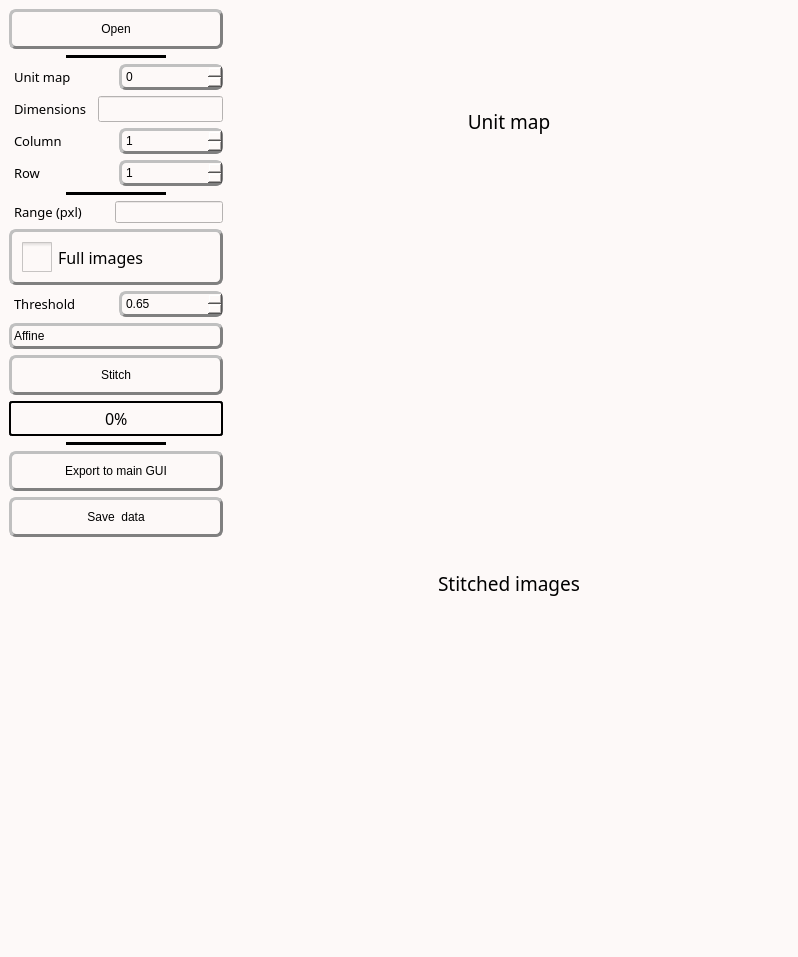
<?xml version="1.0" encoding="UTF-8"?>
<ui version="4.0">
 <class>MainWindow</class>
 <widget class="QMainWindow" name="MainWindow">
  <property name="geometry">
   <rect>
    <x>0</x>
    <y>0</y>
    <width>798</width>
    <height>957</height>
   </rect>
  </property>
  <property name="windowTitle">
   <string>2D stitching</string>
  </property>
  <property name="styleSheet">
   <string notr="true">/* Couleur du fond, label, combobox, progressbar vide et spin box */
QWidget, QLabel, QComboBox, QProgressBar, QSpinBox, QDoubleSpinBox {background-color: rgb(253, 249, 248)}

/* Couleur quand inactif */
QPushButton:disabled, QComboBox:disabled, QSpinBox:disabled, QDoubleSpinBox:disabled {background-color: rgba(243, 98, 64,150)}

/* Couleur des boutons et des selecteurs */
QPushButton, QComboBox::drop-down:button, QComboBox::down-arrow, QComboBox::down-arrow:disabled, QSpinBox::drop-down:button, QSpinBox::down-arrow, QSpinBox::down-arrow:disabled, QSpinBox::drop-up:button, QSpinBox::up-arrow, QSpinBox::up-arrow:disabled, QSlider::handle:horizontal, QDoubleSpinBox::drop-down:button, QDoubleSpinBox::down-arrow, QDoubleSpinBox::down-arrow:disabled, QDoubleSpinBox::drop-up:button, QDoubleSpinBox::up-arrow, QDoubleSpinBox::up-arrow:disabled {background-color: rgb(226, 120, 95)}

/* Couleur des bordures de même couleur que les boutons */
QComboBox::drop-down:button, QSpinBox::drop-down:button, QSpinBox::drop-up:button, QDoubleSpinBox::drop-down:button, QDoubleSpinBox::drop-up:button {border-color: rgb(193, 167, 181)}

/* Couleur des textes */
QLabel, QPushButton, QPushButton:hover, QCheckBox, QComboBox, Line, QTextEdit, QSpinBox, QDoubleSpinBox {color: rgb(0, 0, 0)}

/* style des bordures 1 */
QLabel, QPushButton, QPushButton:hover, QCheckBox, QComboBox, QSpinBox, QDoubleSpinBox  {
	border-style : outset;
	min-width : 5em;
}

/* style des bordures 2 */
QPushButton, QPushButton:hover, QCheckBox, QComboBox, QSpinBox, QDoubleSpinBox  {
	border-radius: 7px;
	border-width: 3px;
	border-color: gray;
}

/* Font 1 */
QPushButton, QPushButton:hover, QCheckBox, QProgressBar {font: 12pt &quot;Noto Sans Cond&quot;}

/* Font 2 */
QComboBox, QTextEdit, QSpinBox, QDoubleSpinBox {font: 10pt &quot;Noto Sans Cond&quot;}

/* Padding 1 */
QLabel, QComboBox, QComboBox::down-arrow, QSpinBox, QSpinBox::down-arrow, QSpinBox::up-arrow, QDoubleSpinBox, QDoubleSpinBox::down-arrow, QDoubleSpinBox::up-arrow {padding : 2px;}

/* Padding 2 */
QPushButton, QPushButton:hover, QCheckBox {padding : 10px;}

/* Gestion taille des QCheckBoxes */
QCheckBox::indicator:unchecked, QCheckBox::indicator:unchecked:hover, QCheckBox::indicator:checked, QCheckBox::indicator:checked:hover  {
	width :30px;
	height : 30px;
}

QLabel {
	Border-radius : 5px;
	border-width : 0px;
	border-color : black;
	font : 14pt &quot;Noto Sans Cond&quot;;
}

QPushButton:hover {background-color: rgb(243, 98, 64);}

QCheckBox::indicator:unchecked {image: url(icons/uncheck_icon.png);}

QCheckBox::indicator:unchecked:hover {image: url(icons/uncheck_hover_icon.png);}

QCheckBox::indicator:checked {image: url(icons/Check_icon.png);}

QCheckBox::indicator:checked:hover {image: url(icons/Check_hover_icon.png);}

QComboBox::drop-down:button{
	border-radius: 4px;
	border-width: 3px;
	width: 36px;
}

QComboBox::down-arrow {
	image : url(icons/Arrow_down.png);
    width: 26px;
    height: 24px;
}

Line{
	format: plain;
	midLine-Width : 5px;
}

QFrame[height=&quot;3&quot;], QFrame[width=&quot;3&quot;] {background-color: #3A3939;}

QTextEdit{
	background-color: rgb(255, 255, 255);
	border-style: solid;
	border-radius: 5px;
	border-width: 2px;
	border-color: black;
}

QLineEdit {font : 10pt &quot;Noto Sans Cond&quot;;}

/* Gestion taille des QLineEdit */
QLineEdit::indicator:unchecked, QLineEdit::indicator:unchecked:hover, QLineEdit::indicator:checked, QLineEdit::indicator:checked:hover  {
	border-color: black;
}

QHBoxLayout {background-color: rgb(0, 240, 240, 50);}

QProgressBar {
	text-align: center;
	border: 2px solid black;
	border-radius: 3px;
 }

 QProgressBar::chunk {
	background-color: rgb(243, 98, 64);
	width: 20px;
	margin : 0.5px;
 }

QSpinBox::drop-down:button, QSpinBox::drop-up:button, QDoubleSpinBox::drop-down:button, QDoubleSpinBox::drop-up:button {
	border-radius: 2px;
	border-width: 3px;
	width: 36px;
}

QSpinBox::down-arrow, QDoubleSpinBox::down-arrow {
	image : url(icons/Arrow_down.png);
    width: 26px;
    height: 24px;
}

QSpinBox::up-arrow, QDoubleSpinBox::up-arrow {
	image : url(icons/Arrow_up.png);
    width: 26px;
    height: 24px;
}

QSlider::groove:horizontal {
    border: 1px solid #999999;
    height: 5px; /* the groove expands to the size of the slider by default. by giving it a height, it has a fixed size */
    background-color: rgb(0, 0, 0);
    margin: 2px 0;
}

QSlider::handle:horizontal {
    border: 1px solid #5c5c5c;
    width: 25px;
    height: 40px;
    margin: -10px 0; /* handle is placed by default on the contents rect of the groove. Expand outside the groove */
    border-radius: 3px;
}</string>
  </property>
  <widget class="QWidget" name="centralwidget">
   <layout class="QHBoxLayout" name="horizontalLayout_8">
    <item>
     <layout class="QHBoxLayout" name="horizontalLayout_7">
      <item>
       <layout class="QVBoxLayout" name="verticalLayout_3">
        <item>
         <widget class="QPushButton" name="OpenData">
          <property name="sizePolicy">
           <sizepolicy hsizetype="Preferred" vsizetype="Fixed">
            <horstretch>0</horstretch>
            <verstretch>0</verstretch>
           </sizepolicy>
          </property>
          <property name="minimumSize">
           <size>
            <width>116</width>
            <height>0</height>
           </size>
          </property>
          <property name="maximumSize">
           <size>
            <width>16777215</width>
            <height>16777215</height>
           </size>
          </property>
          <property name="toolTip">
           <string>&lt;html&gt;&lt;head/&gt;&lt;body&gt;&lt;p&gt;&lt;span style=&quot; font-size:11pt;&quot;&gt;Load KAD data.&lt;/span&gt;&lt;/p&gt;&lt;/body&gt;&lt;/html&gt;</string>
          </property>
          <property name="text">
           <string>Open</string>
          </property>
          <property name="icon">
           <iconset>
            <normaloff>../Traitement_stack/icons/import_icon.png</normaloff>../Traitement_stack/icons/import_icon.png</iconset>
          </property>
         </widget>
        </item>
        <item alignment="Qt::AlignHCenter">
         <widget class="Line" name="line1">
          <property name="sizePolicy">
           <sizepolicy hsizetype="Fixed" vsizetype="Fixed">
            <horstretch>0</horstretch>
            <verstretch>0</verstretch>
           </sizepolicy>
          </property>
          <property name="minimumSize">
           <size>
            <width>100</width>
            <height>0</height>
           </size>
          </property>
          <property name="frameShadow">
           <enum>QFrame::Plain</enum>
          </property>
          <property name="lineWidth">
           <number>5</number>
          </property>
          <property name="midLineWidth">
           <number>5</number>
          </property>
          <property name="orientation">
           <enum>Qt::Horizontal</enum>
          </property>
         </widget>
        </item>
        <item>
         <layout class="QHBoxLayout" name="horizontalLayout_3">
          <item>
           <widget class="QLabel" name="Unit_KAD_label">
            <property name="sizePolicy">
             <sizepolicy hsizetype="Preferred" vsizetype="Preferred">
              <horstretch>0</horstretch>
              <verstretch>0</verstretch>
             </sizepolicy>
            </property>
            <property name="minimumSize">
             <size>
              <width>79</width>
              <height>0</height>
             </size>
            </property>
            <property name="maximumSize">
             <size>
              <width>117</width>
              <height>16777215</height>
             </size>
            </property>
            <property name="font">
             <font>
              <family>Noto Sans Cond</family>
              <pointsize>10</pointsize>
              <weight>50</weight>
              <italic>false</italic>
              <bold>false</bold>
             </font>
            </property>
            <property name="styleSheet">
             <string notr="true">font: 10pt &quot;Noto Sans Cond&quot;;</string>
            </property>
            <property name="text">
             <string>Unit map</string>
            </property>
            <property name="alignment">
             <set>Qt::AlignLeading|Qt::AlignLeft|Qt::AlignVCenter</set>
            </property>
           </widget>
          </item>
          <item>
           <widget class="QSpinBox" name="KADBox">
            <property name="sizePolicy">
             <sizepolicy hsizetype="Preferred" vsizetype="Fixed">
              <horstretch>0</horstretch>
              <verstretch>0</verstretch>
             </sizepolicy>
            </property>
            <property name="minimumSize">
             <size>
              <width>85</width>
              <height>0</height>
             </size>
            </property>
            <property name="maximumSize">
             <size>
              <width>16777215</width>
              <height>16777215</height>
             </size>
            </property>
            <property name="toolTip">
             <string>&lt;html&gt;&lt;head/&gt;&lt;body&gt;&lt;p&gt;&lt;span style=&quot; font-size:11pt;&quot;&gt;Change the displayed KAD.&lt;/span&gt;&lt;/p&gt;&lt;/body&gt;&lt;/html&gt;</string>
            </property>
            <property name="maximum">
             <number>1000</number>
            </property>
            <property name="singleStep">
             <number>1</number>
            </property>
           </widget>
          </item>
         </layout>
        </item>
        <item>
         <layout class="QHBoxLayout" name="horizontalLayout_2">
          <item>
           <widget class="QLabel" name="DImension_label">
            <property name="sizePolicy">
             <sizepolicy hsizetype="Preferred" vsizetype="Preferred">
              <horstretch>0</horstretch>
              <verstretch>0</verstretch>
             </sizepolicy>
            </property>
            <property name="minimumSize">
             <size>
              <width>79</width>
              <height>0</height>
             </size>
            </property>
            <property name="maximumSize">
             <size>
              <width>117</width>
              <height>16777215</height>
             </size>
            </property>
            <property name="font">
             <font>
              <family>Noto Sans Cond</family>
              <pointsize>10</pointsize>
              <weight>50</weight>
              <italic>false</italic>
              <bold>false</bold>
             </font>
            </property>
            <property name="styleSheet">
             <string notr="true">font: 10pt &quot;Noto Sans Cond&quot;;</string>
            </property>
            <property name="text">
             <string>Dimensions</string>
            </property>
            <property name="alignment">
             <set>Qt::AlignLeading|Qt::AlignLeft|Qt::AlignVCenter</set>
            </property>
           </widget>
          </item>
          <item>
           <widget class="QLineEdit" name="InfoValues_label">
            <property name="sizePolicy">
             <sizepolicy hsizetype="Preferred" vsizetype="Fixed">
              <horstretch>0</horstretch>
              <verstretch>0</verstretch>
             </sizepolicy>
            </property>
            <property name="minimumSize">
             <size>
              <width>0</width>
              <height>0</height>
             </size>
            </property>
            <property name="maximumSize">
             <size>
              <width>16777215</width>
              <height>16777215</height>
             </size>
            </property>
            <property name="font">
             <font>
              <family>Noto Sans Cond</family>
              <pointsize>10</pointsize>
              <weight>50</weight>
              <italic>false</italic>
              <bold>false</bold>
             </font>
            </property>
            <property name="toolTip">
             <string>&lt;html&gt;&lt;head/&gt;&lt;body&gt;&lt;p&gt;&lt;span style=&quot; font-size:11pt;&quot;&gt;Give dimension of the displayed KAD.&lt;/span&gt;&lt;/p&gt;&lt;/body&gt;&lt;/html&gt;</string>
            </property>
            <property name="alignment">
             <set>Qt::AlignCenter</set>
            </property>
           </widget>
          </item>
         </layout>
        </item>
        <item>
         <layout class="QHBoxLayout" name="horizontalLayout_4">
          <item>
           <widget class="QLabel" name="Search_label_2">
            <property name="sizePolicy">
             <sizepolicy hsizetype="Preferred" vsizetype="Preferred">
              <horstretch>0</horstretch>
              <verstretch>0</verstretch>
             </sizepolicy>
            </property>
            <property name="minimumSize">
             <size>
              <width>79</width>
              <height>0</height>
             </size>
            </property>
            <property name="maximumSize">
             <size>
              <width>117</width>
              <height>16777215</height>
             </size>
            </property>
            <property name="font">
             <font>
              <family>Noto Sans Cond</family>
              <pointsize>10</pointsize>
              <weight>50</weight>
              <italic>false</italic>
              <bold>false</bold>
             </font>
            </property>
            <property name="styleSheet">
             <string notr="true">font: 10pt &quot;Noto Sans Cond&quot;;</string>
            </property>
            <property name="text">
             <string>Column</string>
            </property>
            <property name="alignment">
             <set>Qt::AlignLeading|Qt::AlignLeft|Qt::AlignVCenter</set>
            </property>
           </widget>
          </item>
          <item>
           <widget class="QSpinBox" name="col_spinBox">
            <property name="sizePolicy">
             <sizepolicy hsizetype="Preferred" vsizetype="Fixed">
              <horstretch>0</horstretch>
              <verstretch>0</verstretch>
             </sizepolicy>
            </property>
            <property name="minimum">
             <number>1</number>
            </property>
            <property name="value">
             <number>1</number>
            </property>
           </widget>
          </item>
         </layout>
        </item>
        <item>
         <layout class="QHBoxLayout" name="horizontalLayout_6">
          <item>
           <widget class="QLabel" name="Search_label_3">
            <property name="sizePolicy">
             <sizepolicy hsizetype="Preferred" vsizetype="Preferred">
              <horstretch>0</horstretch>
              <verstretch>0</verstretch>
             </sizepolicy>
            </property>
            <property name="minimumSize">
             <size>
              <width>79</width>
              <height>0</height>
             </size>
            </property>
            <property name="maximumSize">
             <size>
              <width>117</width>
              <height>16777215</height>
             </size>
            </property>
            <property name="font">
             <font>
              <family>Noto Sans Cond</family>
              <pointsize>10</pointsize>
              <weight>50</weight>
              <italic>false</italic>
              <bold>false</bold>
             </font>
            </property>
            <property name="styleSheet">
             <string notr="true">font: 10pt &quot;Noto Sans Cond&quot;;</string>
            </property>
            <property name="text">
             <string>Row</string>
            </property>
            <property name="alignment">
             <set>Qt::AlignLeading|Qt::AlignLeft|Qt::AlignVCenter</set>
            </property>
           </widget>
          </item>
          <item>
           <widget class="QSpinBox" name="row_spinBox">
            <property name="sizePolicy">
             <sizepolicy hsizetype="Preferred" vsizetype="Fixed">
              <horstretch>0</horstretch>
              <verstretch>0</verstretch>
             </sizepolicy>
            </property>
            <property name="minimum">
             <number>1</number>
            </property>
            <property name="value">
             <number>1</number>
            </property>
           </widget>
          </item>
         </layout>
        </item>
        <item alignment="Qt::AlignHCenter">
         <widget class="Line" name="line2">
          <property name="sizePolicy">
           <sizepolicy hsizetype="Fixed" vsizetype="Fixed">
            <horstretch>0</horstretch>
            <verstretch>0</verstretch>
           </sizepolicy>
          </property>
          <property name="minimumSize">
           <size>
            <width>100</width>
            <height>0</height>
           </size>
          </property>
          <property name="frameShadow">
           <enum>QFrame::Plain</enum>
          </property>
          <property name="lineWidth">
           <number>5</number>
          </property>
          <property name="midLineWidth">
           <number>5</number>
          </property>
          <property name="orientation">
           <enum>Qt::Horizontal</enum>
          </property>
         </widget>
        </item>
        <item>
         <layout class="QHBoxLayout" name="horizontalLayout">
          <item>
           <widget class="QLabel" name="Search_label">
            <property name="sizePolicy">
             <sizepolicy hsizetype="Preferred" vsizetype="Preferred">
              <horstretch>0</horstretch>
              <verstretch>0</verstretch>
             </sizepolicy>
            </property>
            <property name="minimumSize">
             <size>
              <width>79</width>
              <height>0</height>
             </size>
            </property>
            <property name="maximumSize">
             <size>
              <width>117</width>
              <height>16777215</height>
             </size>
            </property>
            <property name="font">
             <font>
              <family>Noto Sans Cond</family>
              <pointsize>10</pointsize>
              <weight>50</weight>
              <italic>false</italic>
              <bold>false</bold>
             </font>
            </property>
            <property name="styleSheet">
             <string notr="true">font: 10pt &quot;Noto Sans Cond&quot;;</string>
            </property>
            <property name="text">
             <string>Range (pxl)</string>
            </property>
            <property name="alignment">
             <set>Qt::AlignLeading|Qt::AlignLeft|Qt::AlignVCenter</set>
            </property>
           </widget>
          </item>
          <item>
           <widget class="QLineEdit" name="Range_Edit">
            <property name="sizePolicy">
             <sizepolicy hsizetype="Preferred" vsizetype="Fixed">
              <horstretch>0</horstretch>
              <verstretch>0</verstretch>
             </sizepolicy>
            </property>
            <property name="maximumSize">
             <size>
              <width>16777215</width>
              <height>16777215</height>
             </size>
            </property>
            <property name="toolTip">
             <string>&lt;html&gt;&lt;head/&gt;&lt;body&gt;&lt;p&gt;&lt;span style=&quot; font-size:11pt;&quot;&gt;Give the length (pxl) of search in each image.&lt;/span&gt;&lt;/p&gt;&lt;/body&gt;&lt;/html&gt;</string>
            </property>
           </widget>
          </item>
         </layout>
        </item>
        <item>
         <widget class="QCheckBox" name="full_range">
          <property name="sizePolicy">
           <sizepolicy hsizetype="Preferred" vsizetype="Fixed">
            <horstretch>0</horstretch>
            <verstretch>0</verstretch>
           </sizepolicy>
          </property>
          <property name="minimumSize">
           <size>
            <width>116</width>
            <height>0</height>
           </size>
          </property>
          <property name="font">
           <font>
            <family>Noto Sans Cond</family>
            <pointsize>12</pointsize>
            <weight>50</weight>
            <italic>false</italic>
            <bold>false</bold>
           </font>
          </property>
          <property name="toolTip">
           <string>&lt;html&gt;&lt;head/&gt;&lt;body&gt;&lt;p&gt;&lt;span style=&quot; font-size:11pt;&quot;&gt;Check the box if the range of search is the entire image.&lt;/span&gt;&lt;/p&gt;&lt;/body&gt;&lt;/html&gt;</string>
          </property>
          <property name="styleSheet">
           <string notr="true"/>
          </property>
          <property name="text">
           <string>Full images</string>
          </property>
         </widget>
        </item>
        <item>
         <layout class="QHBoxLayout" name="horizontalLayout_5">
          <item>
           <widget class="QLabel" name="Threshold_label">
            <property name="sizePolicy">
             <sizepolicy hsizetype="Preferred" vsizetype="Preferred">
              <horstretch>0</horstretch>
              <verstretch>0</verstretch>
             </sizepolicy>
            </property>
            <property name="minimumSize">
             <size>
              <width>79</width>
              <height>0</height>
             </size>
            </property>
            <property name="maximumSize">
             <size>
              <width>117</width>
              <height>16777215</height>
             </size>
            </property>
            <property name="font">
             <font>
              <family>Noto Sans Cond</family>
              <pointsize>10</pointsize>
              <weight>50</weight>
              <italic>false</italic>
              <bold>false</bold>
             </font>
            </property>
            <property name="styleSheet">
             <string notr="true">font: 10pt &quot;Noto Sans Cond&quot;;</string>
            </property>
            <property name="text">
             <string>Threshold</string>
            </property>
            <property name="alignment">
             <set>Qt::AlignLeading|Qt::AlignLeft|Qt::AlignVCenter</set>
            </property>
           </widget>
          </item>
          <item>
           <widget class="QDoubleSpinBox" name="Tresh_spinBox">
            <property name="sizePolicy">
             <sizepolicy hsizetype="Preferred" vsizetype="Preferred">
              <horstretch>0</horstretch>
              <verstretch>0</verstretch>
             </sizepolicy>
            </property>
            <property name="minimumSize">
             <size>
              <width>85</width>
              <height>0</height>
             </size>
            </property>
            <property name="maximumSize">
             <size>
              <width>16777215</width>
              <height>16777215</height>
             </size>
            </property>
            <property name="toolTip">
             <string>&lt;html&gt;&lt;head/&gt;&lt;body&gt;&lt;p&gt;&lt;span style=&quot; font-size:11pt;&quot;&gt;Threshold for best matching selection.&lt;/span&gt;&lt;/p&gt;&lt;/body&gt;&lt;/html&gt;</string>
            </property>
            <property name="decimals">
             <number>2</number>
            </property>
            <property name="maximum">
             <double>1.000000000000000</double>
            </property>
            <property name="singleStep">
             <double>0.050000000000000</double>
            </property>
            <property name="value">
             <double>0.650000000000000</double>
            </property>
           </widget>
          </item>
         </layout>
        </item>
        <item>
         <widget class="QComboBox" name="Transfo_box">
          <property name="currentIndex">
           <number>1</number>
          </property>
          <item>
           <property name="text">
            <string>Translation</string>
           </property>
          </item>
          <item>
           <property name="text">
            <string>Affine</string>
           </property>
          </item>
          <item>
           <property name="text">
            <string>Homography</string>
           </property>
          </item>
         </widget>
        </item>
        <item>
         <widget class="QPushButton" name="ComputeClass_bttn">
          <property name="sizePolicy">
           <sizepolicy hsizetype="Preferred" vsizetype="Fixed">
            <horstretch>0</horstretch>
            <verstretch>0</verstretch>
           </sizepolicy>
          </property>
          <property name="minimumSize">
           <size>
            <width>116</width>
            <height>0</height>
           </size>
          </property>
          <property name="toolTip">
           <string>&lt;html&gt;&lt;head/&gt;&lt;body&gt;&lt;p&gt;&lt;span style=&quot; font-size:11pt;&quot;&gt;Compute stitching.&lt;/span&gt;&lt;/p&gt;&lt;/body&gt;&lt;/html&gt;</string>
          </property>
          <property name="text">
           <string>Stitch</string>
          </property>
          <property name="icon">
           <iconset>
            <normaloff>TSG_icons/run_icon.png</normaloff>TSG_icons/run_icon.png</iconset>
          </property>
         </widget>
        </item>
        <item>
         <widget class="QProgressBar" name="progressBar">
          <property name="sizePolicy">
           <sizepolicy hsizetype="Preferred" vsizetype="Fixed">
            <horstretch>0</horstretch>
            <verstretch>0</verstretch>
           </sizepolicy>
          </property>
          <property name="minimumSize">
           <size>
            <width>116</width>
            <height>0</height>
           </size>
          </property>
          <property name="font">
           <font>
            <family>Noto Sans Cond</family>
            <pointsize>12</pointsize>
            <weight>50</weight>
            <italic>false</italic>
            <bold>false</bold>
           </font>
          </property>
          <property name="styleSheet">
           <string notr="true"/>
          </property>
          <property name="value">
           <number>0</number>
          </property>
         </widget>
        </item>
        <item alignment="Qt::AlignHCenter">
         <widget class="Line" name="line1_2">
          <property name="sizePolicy">
           <sizepolicy hsizetype="Fixed" vsizetype="Fixed">
            <horstretch>0</horstretch>
            <verstretch>0</verstretch>
           </sizepolicy>
          </property>
          <property name="minimumSize">
           <size>
            <width>100</width>
            <height>0</height>
           </size>
          </property>
          <property name="frameShadow">
           <enum>QFrame::Plain</enum>
          </property>
          <property name="lineWidth">
           <number>5</number>
          </property>
          <property name="midLineWidth">
           <number>5</number>
          </property>
          <property name="orientation">
           <enum>Qt::Horizontal</enum>
          </property>
         </widget>
        </item>
        <item>
         <widget class="QPushButton" name="Push_export">
          <property name="sizePolicy">
           <sizepolicy hsizetype="Preferred" vsizetype="Fixed">
            <horstretch>0</horstretch>
            <verstretch>0</verstretch>
           </sizepolicy>
          </property>
          <property name="minimumSize">
           <size>
            <width>116</width>
            <height>0</height>
           </size>
          </property>
          <property name="toolTip">
           <string>&lt;html&gt;&lt;head/&gt;&lt;body&gt;&lt;p&gt;&lt;span style=&quot; font-size:11pt;&quot;&gt;Export the cropped stitched map in the main GUI.&lt;/span&gt;&lt;/p&gt;&lt;/body&gt;&lt;/html&gt;</string>
          </property>
          <property name="text">
           <string>Export to main GUI</string>
          </property>
          <property name="icon">
           <iconset>
            <normaloff>../Traitement_stack/icons/Export.png</normaloff>../Traitement_stack/icons/Export.png</iconset>
          </property>
         </widget>
        </item>
        <item>
         <layout class="QVBoxLayout" name="verticalLayout_2">
          <item>
           <widget class="QPushButton" name="Save_bttn">
            <property name="sizePolicy">
             <sizepolicy hsizetype="Minimum" vsizetype="Fixed">
              <horstretch>0</horstretch>
              <verstretch>0</verstretch>
             </sizepolicy>
            </property>
            <property name="minimumSize">
             <size>
              <width>116</width>
              <height>0</height>
             </size>
            </property>
            <property name="toolTip">
             <string>&lt;html&gt;&lt;head/&gt;&lt;body&gt;&lt;p&gt;&lt;span style=&quot; font-size:11pt;&quot;&gt;Saving of data of interest.&lt;/span&gt;&lt;/p&gt;&lt;/body&gt;&lt;/html&gt;</string>
            </property>
            <property name="text">
             <string>Save  data</string>
            </property>
            <property name="icon">
             <iconset>
              <normaloff>../Traitement_stack/icons/save_icon.png</normaloff>../Traitement_stack/icons/save_icon.png</iconset>
            </property>
           </widget>
          </item>
          <item alignment="Qt::AlignHCenter">
           <widget class="QLabel" name="label">
            <property name="sizePolicy">
             <sizepolicy hsizetype="Fixed" vsizetype="Fixed">
              <horstretch>0</horstretch>
              <verstretch>0</verstretch>
             </sizepolicy>
            </property>
            <property name="minimumSize">
             <size>
              <width>114</width>
              <height>350</height>
             </size>
            </property>
            <property name="maximumSize">
             <size>
              <width>350</width>
              <height>350</height>
             </size>
            </property>
            <property name="sizeIncrement">
             <size>
              <width>0</width>
              <height>0</height>
             </size>
            </property>
            <property name="baseSize">
             <size>
              <width>0</width>
              <height>0</height>
             </size>
            </property>
            <property name="text">
             <string/>
            </property>
            <property name="pixmap">
             <pixmap>../Traitement_stack/icons/Stitch_path.png</pixmap>
            </property>
            <property name="scaledContents">
             <bool>true</bool>
            </property>
            <property name="wordWrap">
             <bool>false</bool>
            </property>
            <property name="margin">
             <number>0</number>
            </property>
           </widget>
          </item>
          <item>
           <widget class="QWidget" name="widget" native="true"/>
          </item>
          <item>
           <spacer name="verticalSpacer">
            <property name="orientation">
             <enum>Qt::Vertical</enum>
            </property>
            <property name="sizeType">
             <enum>QSizePolicy::Expanding</enum>
            </property>
            <property name="sizeHint" stdset="0">
             <size>
              <width>20</width>
              <height>40</height>
             </size>
            </property>
           </spacer>
          </item>
         </layout>
        </item>
       </layout>
      </item>
      <item>
       <layout class="QVBoxLayout" name="verticalLayout_5">
        <item>
         <layout class="QVBoxLayout" name="verticalLayout_4">
          <item>
           <widget class="QLabel" name="label_CurrentStack">
            <property name="sizePolicy">
             <sizepolicy hsizetype="MinimumExpanding" vsizetype="Preferred">
              <horstretch>0</horstretch>
              <verstretch>0</verstretch>
             </sizepolicy>
            </property>
            <property name="palette">
             <palette>
              <active>
               <colorrole role="WindowText">
                <brush brushstyle="SolidPattern">
                 <color alpha="255">
                  <red>0</red>
                  <green>0</green>
                  <blue>0</blue>
                 </color>
                </brush>
               </colorrole>
               <colorrole role="Button">
                <brush brushstyle="SolidPattern">
                 <color alpha="255">
                  <red>253</red>
                  <green>249</green>
                  <blue>248</blue>
                 </color>
                </brush>
               </colorrole>
               <colorrole role="Text">
                <brush brushstyle="SolidPattern">
                 <color alpha="255">
                  <red>0</red>
                  <green>0</green>
                  <blue>0</blue>
                 </color>
                </brush>
               </colorrole>
               <colorrole role="ButtonText">
                <brush brushstyle="SolidPattern">
                 <color alpha="255">
                  <red>0</red>
                  <green>0</green>
                  <blue>0</blue>
                 </color>
                </brush>
               </colorrole>
               <colorrole role="Base">
                <brush brushstyle="SolidPattern">
                 <color alpha="255">
                  <red>253</red>
                  <green>249</green>
                  <blue>248</blue>
                 </color>
                </brush>
               </colorrole>
               <colorrole role="Window">
                <brush brushstyle="SolidPattern">
                 <color alpha="255">
                  <red>253</red>
                  <green>249</green>
                  <blue>248</blue>
                 </color>
                </brush>
               </colorrole>
              </active>
              <inactive>
               <colorrole role="WindowText">
                <brush brushstyle="SolidPattern">
                 <color alpha="255">
                  <red>0</red>
                  <green>0</green>
                  <blue>0</blue>
                 </color>
                </brush>
               </colorrole>
               <colorrole role="Button">
                <brush brushstyle="SolidPattern">
                 <color alpha="255">
                  <red>253</red>
                  <green>249</green>
                  <blue>248</blue>
                 </color>
                </brush>
               </colorrole>
               <colorrole role="Text">
                <brush brushstyle="SolidPattern">
                 <color alpha="255">
                  <red>0</red>
                  <green>0</green>
                  <blue>0</blue>
                 </color>
                </brush>
               </colorrole>
               <colorrole role="ButtonText">
                <brush brushstyle="SolidPattern">
                 <color alpha="255">
                  <red>0</red>
                  <green>0</green>
                  <blue>0</blue>
                 </color>
                </brush>
               </colorrole>
               <colorrole role="Base">
                <brush brushstyle="SolidPattern">
                 <color alpha="255">
                  <red>253</red>
                  <green>249</green>
                  <blue>248</blue>
                 </color>
                </brush>
               </colorrole>
               <colorrole role="Window">
                <brush brushstyle="SolidPattern">
                 <color alpha="255">
                  <red>253</red>
                  <green>249</green>
                  <blue>248</blue>
                 </color>
                </brush>
               </colorrole>
              </inactive>
              <disabled>
               <colorrole role="WindowText">
                <brush brushstyle="SolidPattern">
                 <color alpha="255">
                  <red>0</red>
                  <green>0</green>
                  <blue>0</blue>
                 </color>
                </brush>
               </colorrole>
               <colorrole role="Button">
                <brush brushstyle="SolidPattern">
                 <color alpha="255">
                  <red>253</red>
                  <green>249</green>
                  <blue>248</blue>
                 </color>
                </brush>
               </colorrole>
               <colorrole role="Text">
                <brush brushstyle="SolidPattern">
                 <color alpha="255">
                  <red>0</red>
                  <green>0</green>
                  <blue>0</blue>
                 </color>
                </brush>
               </colorrole>
               <colorrole role="ButtonText">
                <brush brushstyle="SolidPattern">
                 <color alpha="255">
                  <red>0</red>
                  <green>0</green>
                  <blue>0</blue>
                 </color>
                </brush>
               </colorrole>
               <colorrole role="Base">
                <brush brushstyle="SolidPattern">
                 <color alpha="255">
                  <red>253</red>
                  <green>249</green>
                  <blue>248</blue>
                 </color>
                </brush>
               </colorrole>
               <colorrole role="Window">
                <brush brushstyle="SolidPattern">
                 <color alpha="255">
                  <red>253</red>
                  <green>249</green>
                  <blue>248</blue>
                 </color>
                </brush>
               </colorrole>
              </disabled>
             </palette>
            </property>
            <property name="font">
             <font>
              <family>Noto Sans Cond</family>
              <pointsize>14</pointsize>
              <weight>50</weight>
              <italic>false</italic>
              <bold>false</bold>
             </font>
            </property>
            <property name="styleSheet">
             <string notr="true"/>
            </property>
            <property name="lineWidth">
             <number>1</number>
            </property>
            <property name="midLineWidth">
             <number>0</number>
            </property>
            <property name="text">
             <string>Unit map</string>
            </property>
            <property name="scaledContents">
             <bool>false</bool>
            </property>
            <property name="alignment">
             <set>Qt::AlignCenter</set>
            </property>
           </widget>
          </item>
          <item>
           <widget class="ImageView" name="KADSeries" native="true">
            <property name="sizePolicy">
             <sizepolicy hsizetype="MinimumExpanding" vsizetype="Preferred">
              <horstretch>0</horstretch>
              <verstretch>0</verstretch>
             </sizepolicy>
            </property>
           </widget>
          </item>
         </layout>
        </item>
        <item>
         <layout class="QVBoxLayout" name="verticalLayout">
          <item>
           <widget class="QLabel" name="Stitch_label">
            <property name="sizePolicy">
             <sizepolicy hsizetype="MinimumExpanding" vsizetype="Preferred">
              <horstretch>0</horstretch>
              <verstretch>0</verstretch>
             </sizepolicy>
            </property>
            <property name="palette">
             <palette>
              <active>
               <colorrole role="WindowText">
                <brush brushstyle="SolidPattern">
                 <color alpha="255">
                  <red>0</red>
                  <green>0</green>
                  <blue>0</blue>
                 </color>
                </brush>
               </colorrole>
               <colorrole role="Button">
                <brush brushstyle="SolidPattern">
                 <color alpha="255">
                  <red>253</red>
                  <green>249</green>
                  <blue>248</blue>
                 </color>
                </brush>
               </colorrole>
               <colorrole role="Text">
                <brush brushstyle="SolidPattern">
                 <color alpha="255">
                  <red>0</red>
                  <green>0</green>
                  <blue>0</blue>
                 </color>
                </brush>
               </colorrole>
               <colorrole role="ButtonText">
                <brush brushstyle="SolidPattern">
                 <color alpha="255">
                  <red>0</red>
                  <green>0</green>
                  <blue>0</blue>
                 </color>
                </brush>
               </colorrole>
               <colorrole role="Base">
                <brush brushstyle="SolidPattern">
                 <color alpha="255">
                  <red>253</red>
                  <green>249</green>
                  <blue>248</blue>
                 </color>
                </brush>
               </colorrole>
               <colorrole role="Window">
                <brush brushstyle="SolidPattern">
                 <color alpha="255">
                  <red>253</red>
                  <green>249</green>
                  <blue>248</blue>
                 </color>
                </brush>
               </colorrole>
              </active>
              <inactive>
               <colorrole role="WindowText">
                <brush brushstyle="SolidPattern">
                 <color alpha="255">
                  <red>0</red>
                  <green>0</green>
                  <blue>0</blue>
                 </color>
                </brush>
               </colorrole>
               <colorrole role="Button">
                <brush brushstyle="SolidPattern">
                 <color alpha="255">
                  <red>253</red>
                  <green>249</green>
                  <blue>248</blue>
                 </color>
                </brush>
               </colorrole>
               <colorrole role="Text">
                <brush brushstyle="SolidPattern">
                 <color alpha="255">
                  <red>0</red>
                  <green>0</green>
                  <blue>0</blue>
                 </color>
                </brush>
               </colorrole>
               <colorrole role="ButtonText">
                <brush brushstyle="SolidPattern">
                 <color alpha="255">
                  <red>0</red>
                  <green>0</green>
                  <blue>0</blue>
                 </color>
                </brush>
               </colorrole>
               <colorrole role="Base">
                <brush brushstyle="SolidPattern">
                 <color alpha="255">
                  <red>253</red>
                  <green>249</green>
                  <blue>248</blue>
                 </color>
                </brush>
               </colorrole>
               <colorrole role="Window">
                <brush brushstyle="SolidPattern">
                 <color alpha="255">
                  <red>253</red>
                  <green>249</green>
                  <blue>248</blue>
                 </color>
                </brush>
               </colorrole>
              </inactive>
              <disabled>
               <colorrole role="WindowText">
                <brush brushstyle="SolidPattern">
                 <color alpha="255">
                  <red>0</red>
                  <green>0</green>
                  <blue>0</blue>
                 </color>
                </brush>
               </colorrole>
               <colorrole role="Button">
                <brush brushstyle="SolidPattern">
                 <color alpha="255">
                  <red>253</red>
                  <green>249</green>
                  <blue>248</blue>
                 </color>
                </brush>
               </colorrole>
               <colorrole role="Text">
                <brush brushstyle="SolidPattern">
                 <color alpha="255">
                  <red>0</red>
                  <green>0</green>
                  <blue>0</blue>
                 </color>
                </brush>
               </colorrole>
               <colorrole role="ButtonText">
                <brush brushstyle="SolidPattern">
                 <color alpha="255">
                  <red>0</red>
                  <green>0</green>
                  <blue>0</blue>
                 </color>
                </brush>
               </colorrole>
               <colorrole role="Base">
                <brush brushstyle="SolidPattern">
                 <color alpha="255">
                  <red>253</red>
                  <green>249</green>
                  <blue>248</blue>
                 </color>
                </brush>
               </colorrole>
               <colorrole role="Window">
                <brush brushstyle="SolidPattern">
                 <color alpha="255">
                  <red>253</red>
                  <green>249</green>
                  <blue>248</blue>
                 </color>
                </brush>
               </colorrole>
              </disabled>
             </palette>
            </property>
            <property name="font">
             <font>
              <family>Noto Sans Cond</family>
              <pointsize>14</pointsize>
              <weight>50</weight>
              <italic>false</italic>
              <bold>false</bold>
             </font>
            </property>
            <property name="styleSheet">
             <string notr="true"/>
            </property>
            <property name="lineWidth">
             <number>1</number>
            </property>
            <property name="midLineWidth">
             <number>0</number>
            </property>
            <property name="text">
             <string>Stitched images</string>
            </property>
            <property name="scaledContents">
             <bool>false</bool>
            </property>
            <property name="alignment">
             <set>Qt::AlignCenter</set>
            </property>
           </widget>
          </item>
          <item>
           <widget class="ImageView" name="StitchSeries" native="true">
            <property name="sizePolicy">
             <sizepolicy hsizetype="MinimumExpanding" vsizetype="Preferred">
              <horstretch>0</horstretch>
              <verstretch>0</verstretch>
             </sizepolicy>
            </property>
           </widget>
          </item>
         </layout>
        </item>
       </layout>
      </item>
     </layout>
    </item>
   </layout>
  </widget>
  <widget class="QMenuBar" name="menubar">
   <property name="geometry">
    <rect>
     <x>0</x>
     <y>0</y>
     <width>798</width>
     <height>20</height>
    </rect>
   </property>
  </widget>
  <widget class="QStatusBar" name="statusbar"/>
 </widget>
 <customwidgets>
  <customwidget>
   <class>ImageView</class>
   <extends>QWidget</extends>
   <header>pyqtgraph</header>
   <container>1</container>
  </customwidget>
 </customwidgets>
 <resources/>
 <connections/>
</ui>
